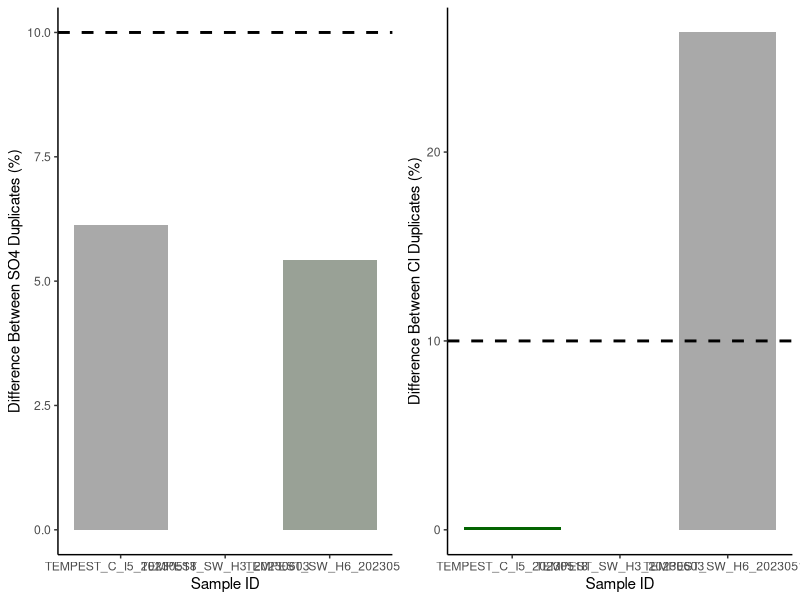
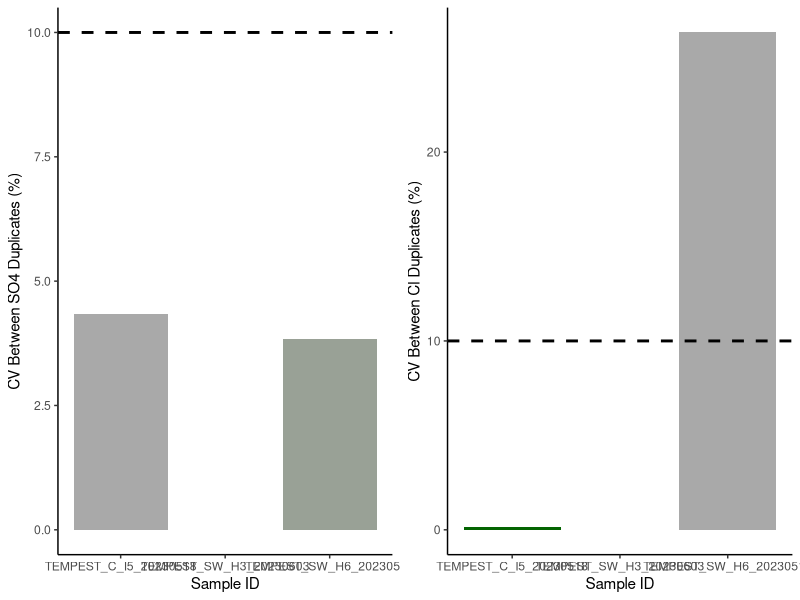
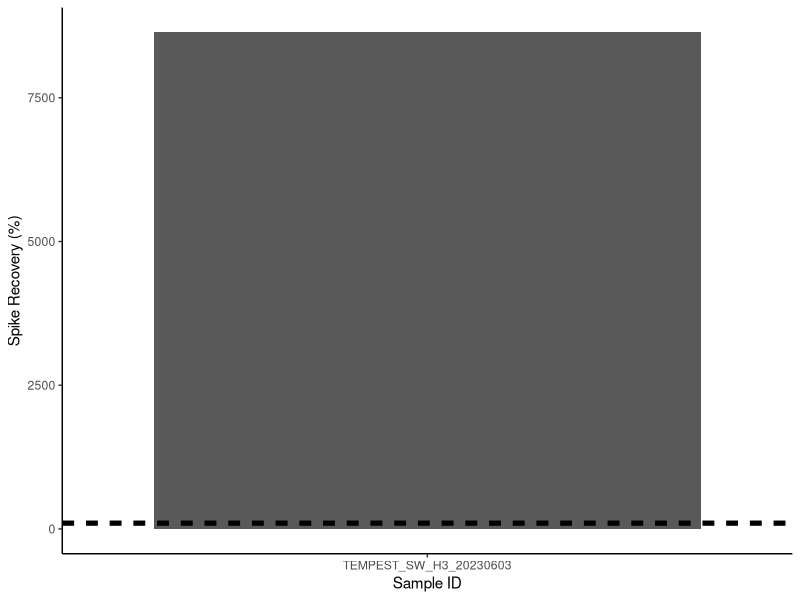
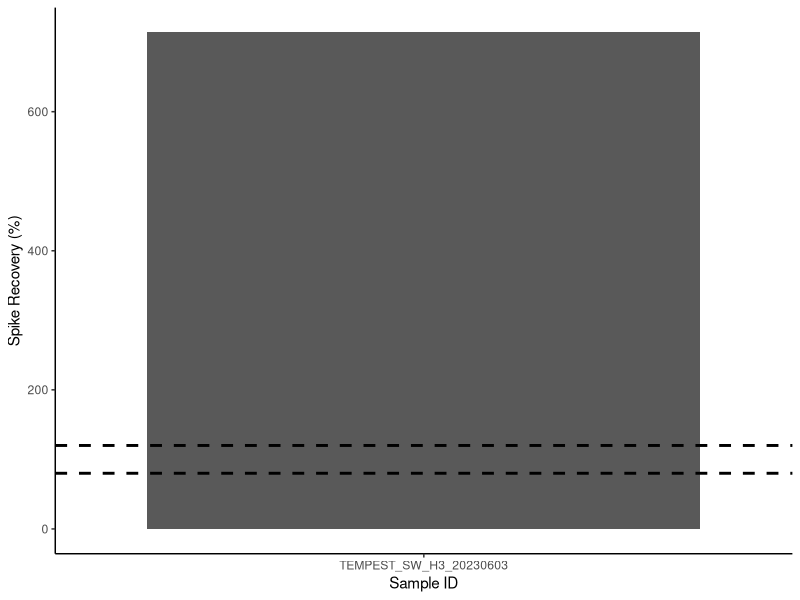

Generate these figures, in order, with R: (Note: this script raises an error after producing the figures.)
## ---- chunk 1
knitr::opts_chunk$set(echo = TRUE)

## Load data.table package
library(data.table)
library(ggplot2)
library(dplyr)
library(data.table)
library(matrixStats)
library(gridExtra)
library(ggpubr)
library(grid)
library(stringr)
## ---- chunk 2

# SULFATE DATA: 

## Read in raw data file from Dionex - copied and saved as a txt
Sdat <- read.table("Raw Data/COMPASS_TEMPEST_20230606_SO4a.txt",sep='\t' , header=T, skip=3)
head(Sdat)

## Only keep the columns that we need 
Sdat <- Sdat[ ,c(2,5,7)] # dont need this here 
head(Sdat)

## Name the columns correctly 
colnames(Sdat) <- c( "Sample_ID", "SO4_ppm", "SO4_Area")
Sdat$Sample_ID <- as.factor(Sdat$Sample_ID)
Sdat$SO4_ppm <- as.numeric(Sdat$SO4_ppm)
Sdat$SO4_Area <- as.numeric(Sdat$SO4_Area)
Sdat <- as.data.frame(Sdat)
head(Sdat)

#Chloride data 
## Read in raw data file from Dionex - copied and saved as a txt
Cldat <- read.table("Raw Data/COMPASS_TEMPEST_20230606_Cla.txt",sep='\t' , header=T, skip=3)
head(Cldat)

## Only keep the columns that we need 
Cldat <- Cldat[ ,c(2,5,7)]
head(Cldat)

## Name the columns correctly 
colnames(Cldat) <- c( "Sample_ID", "Cl_ppm", "Cl_Area")
Cldat$Sample_ID <- as.factor(Cldat$Sample_ID)
Cldat$Cl_ppm <- as.numeric(Cldat$Cl_ppm)
Cldat$Cl_Area <- as.numeric(Cldat$Cl_Area)
Cldat <- as.data.frame(Cldat)
head(Cldat) 


## Bring the data back together: 
all_dat <- merge(Sdat, Cldat, by="Sample_ID")
head(all_dat)

## Remove empty lines 
all_dat <- all_dat[!(is.na(all_dat$Sample_ID) | all_dat$Sample_ID==""), ]
head(all_dat)

all_dat <- droplevels(all_dat[!all_dat$Sample_ID == 'Lab Blank',])
head(all_dat)

all_dat[is.na(all_dat)] <- 0

## ---- chunk 3
stds <- all_dat[grepl("Standard", all_dat$Sample_ID),]
head(stds)

stds_chk_S <- stds %>%
	group_by(Sample_ID) %>%
	summarise(mean = mean(SO4_ppm), sd = sd(SO4_ppm))
stds_chk_S$cv <- (stds_chk_S$sd/stds_chk_S$mean)*100
stds_chk_S$flag <-  ifelse(stds_chk_S$cv <2, 'YES', 'NO, rerun')
head(stds_chk_S)

stds_chk_Cl <- stds %>%
	group_by(Sample_ID) %>%
	summarise(mean = mean(Cl_ppm), sd = sd(Cl_ppm))
stds_chk_Cl$cv <- (stds_chk_Cl$sd/stds_chk_Cl$mean)*100
stds_chk_Cl$flag <-  ifelse(stds_chk_Cl$cv <2, 'YES', 'NO, rerun')
head(stds_chk_Cl)

lmS <- lm(stds$SO4_Area ~ stds$SO4_ppm)
SO4_sum <- summary(lmS)
SO4_Slope <- SO4_sum$coefficients[2, 1] 
SO4_Int <- SO4_sum$coefficients[1, 1] 


lmCl <- lm(stds$Cl_Area ~ stds$Cl_ppm)
Cl_sum <- summary(lmCl)
Cl_Slope <- Cl_sum$coefficients[2, 1] 
Cl_Int <- Cl_sum$coefficients[1, 1] 

## ---- chunk 4
#remove standards from sample dataframe
sampledat <- all_dat[!grepl("Standard", all_dat$Sample_ID),]
head(sampledat)

# Constants needed for calculations: 
clmw <- 35.45     #molecular weight of Chloride: 35.45 
smw <- 32.06      #molecular weight of sulfur: 32.06


# Convert ppm to mmol/L
sampledat$SO4_mM <- (sampledat$SO4_ppm / smw)
sampledat$Cl_mM <- (sampledat$Cl_ppm / clmw)


# Calculate Salinity 
# calculated using the Knudsen equation 
# Salinity = 0.03 + 1.8050 * Chlorinity
# Ref: A Practical Handbook of Seawater Analysis by Strickland & Parsons (P. 11)
# =((1.807*Cl_ppm)+0.026)/1000
sampledat$salinity <- ((1.8070 * sampledat$Cl_ppm) + 0.026) / 1000


head(sampledat)
## ---- chunk 5
#Show me the data that we have from the calculations 
head(sampledat)

#pull out any rows that have "dup" in the SampleID column
dups <- sampledat %>%  
  filter(str_detect(Sample_ID, "_dup"))      #have to change this to match data
head(dups)

#remove these from sample dataframe in a new dataframe
sampledat2 <- sampledat %>%  
  filter(!str_detect(Sample_ID, "_dup")) %>%  
  filter(!str_detect(Sample_ID, "_spk")) 
head(sampledat2)

#remove the dup from these IDs so we will have duplicate sample names
dups$Sample_ID<-gsub("_dup","",as.character(dups$Sample_ID))
dups <- dups[ ,-c(2:5)]
colnames(dups) <- c('Sample_ID', 'SO4_mM_dup', "Cl_mM_dup", "salinity_dup")
head(dups)

#put it back together with the old data set and look for duplicates 
QAdups <- merge(sampledat2, dups)
head(QAdups)

QAdups$SO4_dups_chk <- ((abs(QAdups$SO4_mM-QAdups$SO4_mM_dup))/((QAdups$SO4_mM+QAdups$SO4_mM_dup)/2))*100
QAdups$SO4_dups_flag <-  ifelse(QAdups$SO4_dups_chk <10, 'YES', 'NO, rerun')

QAdups$Cl_dups_chk <- ((abs(QAdups$Cl_mM-QAdups$Cl_mM_dup))/((QAdups$Cl_mM+QAdups$Cl_mM_dup)/2))*100
QAdups$Cl_dups_flag <-  ifelse(QAdups$Cl_dups_chk <10, 'YES', 'NO, rerun')

head(QAdups)

#plot dups output as a bar graph to easily check - want any over 10% to be red need to work on this 
Sdupsbar <- ggplot(data = QAdups, aes(x = Sample_ID, y = SO4_dups_chk, fill=SO4_dups_chk)) +
       geom_bar(stat = 'identity') + 
        scale_fill_gradient2(low='darkgreen', mid='darkgreen', high='darkgrey', space='Lab') + 
        theme_classic() + labs(x= "Sample ID", y="Difference Between SO4 Duplicates (%)") + 
        theme(legend.position="none") +  geom_hline(yintercept=10, linetype="dashed", 
                color = "black", size=1)


Cldupsbar <- ggplot(data = QAdups, aes(x = Sample_ID, y = Cl_dups_chk, fill=Cl_dups_chk)) +
       geom_bar(stat = 'identity') + 
        scale_fill_gradient2(low='darkgreen', mid='darkgreen', high='darkgrey', space='Lab') + 
        theme_classic() + labs(x= "Sample ID", y="Difference Between Cl Duplicates (%)") + 
        theme(legend.position="none") +  geom_hline(yintercept=10, linetype="dashed", 
                color = "black", size=1)

ggarrange(Sdupsbar, Cldupsbar,ncol=2, nrow=1)

#check for percent of no, reruns to see if it  would warrant reruns 
Perc_dups <- QAdups %>% 
  group_by(SO4_dups_flag) %>%
  summarise(S_no_rows = length(SO4_dups_flag)) 
Perc_dups <- Perc_dups %>% 
    filter(!is.na(SO4_dups_flag))
Perc_dups1 <- QAdups %>% 
  group_by(Cl_dups_flag) %>%
  summarise(Cl_no_rows = length(Cl_dups_flag))
Perc_dups1 <- Perc_dups1 %>% 
    filter(!is.na(Cl_dups_flag))
colnames(Perc_dups) <- c("Flag", "S_no_rows")
colnames(Perc_dups1) <- c("Flag", "Cl_no_rows")
Perc_dups2 <- cbind(Perc_dups, Perc_dups1)

Perc_dups2$Total <- length(QAdups$SO4_dups_flag)
Perc_dups2$S_Percent <- (Perc_dups2$S_no_rows / Perc_dups2$Total)*100
Perc_dups2$Cl_Percent <- (Perc_dups2$Cl_no_rows / Perc_dups2$Total)*100
head(Perc_dups2)


## ---- chunk 6
#the cv 
# calculate the sd bewteen the two duplicates then divide by the mean and multiply by 100 

df2 <- as.data.frame(QAdups$SO4_mM)
df2$dups <- QAdups$SO4_mM_dup

df2$sds <- apply(df2,1,sd)

QAdups$SO4_dups_cv <- (df2$sds)/((QAdups$SO4_mM+QAdups$SO4_mM_dup)/2) * 100
QAdups$SO4_dups_cv_flag <-  ifelse(QAdups$SO4_dups_cv <11, 'YES', 'NO, rerun')

head(QAdups)

#plot dups output as a bar graph to easily check - want any over 10% to be red need to work on this 
Sdupsbar <- ggplot(data = QAdups, aes(x = Sample_ID, y = SO4_dups_cv, fill=SO4_dups_chk)) +
       geom_bar(stat = 'identity') + 
        scale_fill_gradient2(low='darkgreen', mid='darkgreen', high='darkgrey', space='Lab') + 
        theme_classic() + labs(x= "Sample ID", y="CV Between SO4 Duplicates (%)") + 
        theme(legend.position="none") +  geom_hline(yintercept=10, linetype="dashed", 
                color = "black", size=1)


Cldupsbar <- ggplot(data = QAdups, aes(x = Sample_ID, y = Cl_dups_chk, fill=Cl_dups_chk)) +
       geom_bar(stat = 'identity') + 
        scale_fill_gradient2(low='darkgreen', mid='darkgreen', high='darkgrey', space='Lab') + 
        theme_classic() + labs(x= "Sample ID", y="CV Between Cl Duplicates (%)") + 
        theme(legend.position="none") +  geom_hline(yintercept=10, linetype="dashed", 
                color = "black", size=1)

ggarrange(Sdupsbar, Cldupsbar,ncol=2, nrow=1)

#check for percent of no, reruns to see if it  would warrant reruns 
Perc_dups <- QAdups %>% 
  group_by(SO4_dups_flag) %>%
  summarise(S_no_rows = length(SO4_dups_flag)) 
Perc_dups <- Perc_dups %>% 
    filter(!is.na(SO4_dups_flag))
Perc_dups1 <- QAdups %>% 
  group_by(Cl_dups_flag) %>%
  summarise(Cl_no_rows = length(Cl_dups_flag))
Perc_dups1 <- Perc_dups1 %>% 
    filter(!is.na(Cl_dups_flag))
colnames(Perc_dups) <- c("Flag", "S_no_rows")
colnames(Perc_dups1) <- c("Flag", "Cl_no_rows")
Perc_dups2 <- cbind(Perc_dups, Perc_dups1)

Perc_dups2$Total <- length(QAdups$SO4_dups_flag)
Perc_dups2$S_Percent <- (Perc_dups2$S_no_rows / Perc_dups2$Total)*100
Perc_dups2$Cl_Percent <- (Perc_dups2$Cl_no_rows / Perc_dups2$Total)*100
head(Perc_dups2)


## ---- chunk 7
##Merge sample data with dilution data
Dilutions <- read.csv("Raw Data/TMP 2023 Sample Dilutions from Dionex.csv")
sampledat_dils <- merge(sampledat, Dilutions, by = "Sample_ID")
unique(sampledat_dils$Dilution)

#Show me the data that we have from the calculations 
head(sampledat_dils)

#pull out any rows that have "spk" in the SampleID column
spks <- sampledat_dils %>%  
  filter(str_detect(Sample_ID, "spk"))      #have to change this to match data
head(spks)

#remove the dup from these IDs so we will have duplicate sample names
spks$Sample_ID<-gsub("_spk","",as.character(spks$Sample_ID))
spks <- spks[ ,c(1,6)]
colnames(spks) <- c('Sample_ID', 'SO4_mM_spk')
head(spks)

#put it back together with the old data set and look for duplicates 
QAspks <- merge(sampledat_dils, spks)
head(QAspks)

#now we need to calculate the spike concentration and calculate the spike recovery
spkconc <- (250/smw)    # in mM
spkvol <- 10             # in uL
spkvol <- spkvol/1000000 
#spike for these samples was 10uL of the 250mM standard
QAspks$SO4_spk_Conc <- (spkconc)*spkvol         # mmoles of SO4 
head(QAspks)

#need to determine dilution factors and initial amount of sample added
#if your samples are all the same dilution just use the first line 
#for Steph / COMPASS this depends on the site so... 
# QAspks$Dilution <- 1
# QAspks$Dilution <-  ifelse(str_detect(QAspks$Sample_ID, "TEMPEST"), 50, QAspks$Dilution)
# QAspks$Dilution <-  ifelse(str_detect(QAspks$Sample_ID, "MSM_UP"), 50, QAspks$Dilution)
# QAspks$Dilution <-  ifelse(str_detect(QAspks$Sample_ID, "MSM_TR"), 50, QAspks$Dilution)
# QAspks$Dilution <-  ifelse(str_detect(QAspks$Sample_ID, "MSM_WC"), 100, QAspks$Dilution)
# QAspks$Dilution <-  ifelse(str_detect(QAspks$Sample_ID, "GCrew_UP"), 50, QAspks$Dilution)
# QAspks$Dilution <-  ifelse(str_detect(QAspks$Sample_ID, "GCrew_TR"), 50, QAspks$Dilution)
# QAspks$Dilution <-  ifelse(str_detect(QAspks$Sample_ID, "GCrew_WC"), 100, QAspks$Dilution)
# QAspks$Dilution <-  ifelse(str_detect(QAspks$Sample_ID, "GWI_UP"), 100, QAspks$Dilution)
# QAspks$Dilution <-  ifelse(str_detect(QAspks$Sample_ID, "GWI_TR"), 100, QAspks$Dilution)
# QAspks$Dilution <-  ifelse(str_detect(QAspks$Sample_ID, "GWI_WC"), 200, QAspks$Dilution)
#QAspks$Dilution <-  ifelse(str_detect(QAspks$Sample_ID, "SWH_UP"), 100, QAspks$Dilution)
#QAspks$Dilution <-  ifelse(str_detect(QAspks$Sample_ID, "SWH_TR"), 100, QAspks$Dilution)
#QAspks$Dilution <-  ifelse(str_detect(QAspks$Sample_ID, "SWH_WC"), 100, QAspks$Dilution)

#Set Sample volumes in uL 
unique(QAspks$Dilution)

QAspks$SampleVol <- 1
QAspks$SampleVol <-  ifelse(QAspks$Dilution == 50, 1483, QAspks$SampleVol)
QAspks$SampleVol <-  ifelse(QAspks$Dilution == 56.85, 1483, QAspks$SampleVol)
QAspks$SampleVol <-  ifelse(QAspks$Dilution == 51.16, 1483, QAspks$SampleVol)
QAspks$SampleVol <-  ifelse(QAspks$Dilution == 49.27, 1483, QAspks$SampleVol)
QAspks$SampleVol <-  ifelse(QAspks$Dilution == 56.51, 1483, QAspks$SampleVol)
QAspks$SampleVol <-  ifelse(QAspks$Dilution == 5.15, 1500, QAspks$SampleVol)

# QAspks$SampleVol <-  ifelse(str_detect(QAspks$Sample_ID, "TEMPEST"), 1483, QAspks$SampleVol)
# QAspks$SampleVol <-  ifelse(str_detect(QAspks$Sample_ID, "MSM_UP"), 1501, QAspks$SampleVol)
# QAspks$SampleVol <-  ifelse(str_detect(QAspks$Sample_ID, "MSM_TR"), 1501, QAspks$SampleVol)
# QAspks$SampleVol <-  ifelse(str_detect(QAspks$Sample_ID, "MSM_WC"), 1475, QAspks$SampleVol)
# QAspks$SampleVol <-  ifelse(str_detect(QAspks$Sample_ID, "GCrew_UP"), 1501, QAspks$SampleVol)
# QAspks$SampleVol <-  ifelse(str_detect(QAspks$Sample_ID, "GCrew_TR"), 1501, QAspks$SampleVol)
# QAspks$SampleVol <-  ifelse(str_detect(QAspks$Sample_ID, "GCrew_WC"), 1475, QAspks$SampleVol)
# QAspks$SampleVol <-  ifelse(str_detect(QAspks$Sample_ID, "GWI_UP"), 1475, QAspks$SampleVol)
# QAspks$SampleVol <-  ifelse(str_detect(QAspks$Sample_ID, "GWI_TR"), 1475, QAspks$SampleVol)
# QAspks$SampleVol <-  ifelse(str_detect(QAspks$Sample_ID, "GWI_WC"), 1462, QAspks$SampleVol)
#QAspks$SampleVol <-  ifelse(str_detect(QAspks$Sample_ID, "SWH_UP"), 100, QAspks$SampleVol)
#QAspks$SampleVol <-  ifelse(str_detect(QAspks$Sample_ID, "SWH_TR"), 100, QAspks$SampleVol)
#QAspks$SampleVol <-  ifelse(str_detect(QAspks$Sample_ID, "SWH_WC"), 100, QAspks$SampleVol)

#change sample volume to L 
QAspks$SampleVol <- QAspks$SampleVol/1000000
head(QAspks)

#gives us the total SO4 in the sample in mmoles
QAspks$SO4_Total_unspkd <- (QAspks$SO4_mM/QAspks$Dilution)*(QAspks$SampleVol) 

##total SO4 in spiked sample in mmoles
QAspks$SO4_Total_spkd <- (QAspks$SO4_mM_spk/QAspks$Dilution)*(QAspks$SampleVol+spkvol) 

QAspks$SO4_expctd_spkd <-  (QAspks$SO4_Total_unspkd + QAspks$SO4_spk_Conc)
QAspks$spk_recovery <-    (QAspks$SO4_Total_spkd/QAspks$SO4_expctd_spkd)*100
QAspks$SO4_spks_flag <-  ifelse(QAspks$spk_recovery <=120 & QAspks$spk_recovery >=80 , 'YES', 'NO, rerun')  #fix 

head(QAspks)

#plot spk recoveries output as a bar graph to easily check - want any over 10% to be red need to work on this 
spksbar <- ggplot(data = QAspks, aes(x = Sample_ID, y = spk_recovery)) +
        geom_bar(stat = 'identity') + 
        scale_fill_manual(values=c("lightblue4")) + 
        theme_classic() + labs(x= "Sample ID", y="Spike Recovery (%)") + 
        theme(legend.position="none") +  
        geom_hline(yintercept=80, linetype="dashed", color = "black", size=1) + 
        geom_hline(yintercept=120, linetype="dashed", color = "black", size=1)

spksbar



#check for percent of no, reruns to see if it  would warrant reruns 
Perc_spks <- QAspks %>% 
  group_by(SO4_spks_flag) %>%
  summarise(no_rows = length(SO4_spks_flag)) 
Perc_spks$Total <- length(QAspks$SO4_spks_flag)
Perc_spks$Percent <- (Perc_spks$no_rows / Perc_spks$Total)*100
head(Perc_spks)

## ---- chunk 8
##Merge sample data with dilution data
Dilutions <- read.csv("Raw Data/TMP 2023 Sample Dilutions from Dionex.csv")
sampledat_dils <- merge(sampledat, Dilutions, by = "Sample_ID")
unique(sampledat_dils$Dilution)

#Show me the data that we have from the calculations 
head(sampledat_dils)

#now use area of all samples and calculate undilution corrected concentrations in ug/mL
sampledat_dils$SO4_ugmL <- ((sampledat_dils$SO4_Area)-SO4_Int)/SO4_Slope
sampledat_dils$Cl_ugmL <- (sampledat_dils$Cl_Area-Cl_Int)/Cl_Slope
head(sampledat_dils)

#pull out any rows that have "spk" in the SampleID column
spks <- sampledat_dils %>%  
  filter(str_detect(Sample_ID, "spk"))      #have to change this to match data
head(spks)

## Only keep the columns that we need 
spks <- spks[ ,c(1,9,10)]
head(spks)

#remove the spk from these IDs so we will have duplicate sample names
spks$Sample_ID<-gsub("_spk","",as.character(spks$Sample_ID))
colnames(spks) <- c('Sample_ID', 'Dilution', 'SO4_ugmL_spk')
head(spks)

#put it back together with the old data set and look for duplicates 
QAspks <- merge(sampledat_dils, spks)
head(QAspks)

#now we need to calculate the spike concentration and calculate the spike recovery
spkconc <- (250)    # in ug
spkvol <- 10             # in uL
spkvol <- spkvol/1000 
#spike for these samples was 10uL of the 250mM standard
QAspks$SO4_spk_Conc <- (spkconc)*spkvol         # mmoles of SO4 
head(QAspks)

#need to determine dilution factors and initial amount of sample added
#if your samples are all the same dilution just use the first line 
#for Steph / COMPASS this depends on the site so... 
#QAspks$Dilution <- 1
#QAspks$Dilution <-  ifelse(str_detect(QAspks$Sample_ID, "MSM_UP"), 50, QAspks$Dilution)
#$Dilution <-  ifelse(str_detect(QAspks$Sample_ID, "MSM_TR"), 50, QAspks$Dilution)
#QAspks$Dilution <-  ifelse(str_detect(QAspks$Sample_ID, "MSM_WC"), 100, QAspks$Dilution)
#$Dilution <-  ifelse(str_detect(QAspks$Sample_ID, "GCrew_UP"), 50, QAspks$Dilution)
#QAspks$Dilution <-  ifelse(str_detect(QAspks$Sample_ID, "GCrew_TR"), 50, QAspks$Dilution)
#QAspks$Dilution <-  ifelse(str_detect(QAspks$Sample_ID, "GCrew_WC"), 100, QAspks$Dilution)
#QAspks$Dilution <-  ifelse(str_detect(QAspks$Sample_ID, "GWI_UP"), 100, QAspks$Dilution)
#$Dilution <-  ifelse(str_detect(QAspks$Sample_ID, "GWI_TR"), 100, QAspks$Dilution)
#QAspks$Dilution <-  ifelse(str_detect(QAspks$Sample_ID, "GWI_WC"), 200, QAspks$Dilution)
#QAspks$Dilution <-  ifelse(str_detect(QAspks$Sample_ID, "SWH_UP"), 100, QAspks$Dilution)
#QAspks$Dilution <-  ifelse(str_detect(QAspks$Sample_ID, "SWH_TR"), 100, QAspks$Dilution)
#QAspks$Dilution <-  ifelse(str_detect(QAspks$Sample_ID, "SWH_WC"), 100, QAspks$Dilution)

#Set Sample volumes in uL 
QAspks$SampleVol <- 1
QAspks$SampleVol <-  ifelse(QAspks$Dilution == 50, 1483, QAspks$SampleVol)
QAspks$SampleVol <-  ifelse(QAspks$Dilution == 1.1, 1500, QAspks$SampleVol)
QAspks$SampleVol <-  ifelse(QAspks$Dilution == 5.15, 1500, QAspks$SampleVol)
QAspks$SampleVol <-  ifelse(QAspks$Dilution == 4.53, 1500, QAspks$SampleVol)
QAspks$SampleVol <-  ifelse(QAspks$Dilution == 56.51, 1483, QAspks$SampleVol)

# QAspks$SampleVol <-  ifelse(str_detect(QAspks$Sample_ID, "TEMPEST"), 1501, QAspks$SampleVol)
# QAspks$SampleVol <-  ifelse(str_detect(QAspks$Sample_ID, "MSM_UP"), 1501, QAspks$SampleVol)
# QAspks$SampleVol <-  ifelse(str_detect(QAspks$Sample_ID, "MSM_TR"), 1501, QAspks$SampleVol)
# QAspks$SampleVol <-  ifelse(str_detect(QAspks$Sample_ID, "MSM_WC"), 1475, QAspks$SampleVol)
# QAspks$SampleVol <-  ifelse(str_detect(QAspks$Sample_ID, "MSM_PPR_UP"), 1501, QAspks$SampleVol)
# QAspks$SampleVol <-  ifelse(str_detect(QAspks$Sample_ID, "MSM_PPR_TR"), 1501, QAspks$SampleVol)
# QAspks$SampleVol <-  ifelse(str_detect(QAspks$Sample_ID, "MSM_PPR_WC"), 1475, QAspks$SampleVol)
# QAspks$SampleVol <-  ifelse(str_detect(QAspks$Sample_ID, "GCrew_UP"), 1501, QAspks$SampleVol)
# QAspks$SampleVol <-  ifelse(str_detect(QAspks$Sample_ID, "GCrew_TR"), 1501, QAspks$SampleVol)
# QAspks$SampleVol <-  ifelse(str_detect(QAspks$Sample_ID, "GCrew_WC"), 1475, QAspks$SampleVol)
# QAspks$SampleVol <-  ifelse(str_detect(QAspks$Sample_ID, "GWI_UP"), 1475, QAspks$SampleVol)
# QAspks$SampleVol <-  ifelse(str_detect(QAspks$Sample_ID, "GWI_TR"), 1475, QAspks$SampleVol)
# QAspks$SampleVol <-  ifelse(str_detect(QAspks$Sample_ID, "GWI_WC"), 1462, QAspks$SampleVol)
# QAspks$SampleVol <-  ifelse(str_detect(QAspks$Sample_ID, "SWH_UP"), 100, QAspks$SampleVol)
# QAspks$SampleVol <-  ifelse(str_detect(QAspks$Sample_ID, "SWH_TR"), 100, QAspks$SampleVol)
# QAspks$SampleVol <-  ifelse(str_detect(QAspks$Sample_ID, "SWH_WC"), 100, QAspks$SampleVol)

#change sample volume to L 
QAspks$SampleVol <- QAspks$SampleVol/1000
head(QAspks)

#gives us the total SO4 in the sample in mmoles
QAspks$SO4_Total_unspkd <- QAspks$SO4_ugmL*QAspks$SampleVol

##total SO4 in spiked sample in mmoles
QAspks$SO4_Total_spkd <- (QAspks$SO4_ugmL_spk)*(QAspks$SampleVol+spkvol) 

QAspks$SO4_expctd_spkd <-  (QAspks$SO4_Total_unspkd + QAspks$SO4_spk_Conc)
QAspks$spk_recovery <-    (QAspks$SO4_Total_spkd/QAspks$SO4_expctd_spkd)*100
QAspks$SO4_spks_flag <-  ifelse(QAspks$spk_recovery <=120 & QAspks$spk_recovery >=80 , 'YES', 'NO, rerun')  #fix 

head(QAspks)

#plot spk recoveries output as a bar graph to easily check - want any over 10% to be red need to work on this 
spksbar <- ggplot(data = QAspks, aes(x = Sample_ID, y = spk_recovery)) +
        geom_bar(stat = 'identity') + 
        scale_fill_manual(values=c("lightblue4")) + 
        theme_classic() + labs(x= "Sample ID", y="Spike Recovery (%)") + 
        theme(legend.position="none") +  
        geom_hline(yintercept=80, linetype="dashed", color = "black", size=1) + 
        geom_hline(yintercept=120, linetype="dashed", color = "black", size=1)

spksbar



#check for percent of no, reruns to see if it  would warrant reruns 
Perc_spks <- QAspks %>% 
  group_by(SO4_spks_flag) %>%
  summarise(no_rows = length(SO4_spks_flag)) 
Perc_spks$Total <- length(QAspks$SO4_spks_flag)
Perc_spks$Percent <- (Perc_spks$no_rows / Perc_spks$Total)*100
head(Perc_spks)

## ---- chunk 9
#for steph <- pull out identifiers of the sample names 
#pull the sample ID and separate it by the underscores 
IDs <- data.frame(do.call('rbind', strsplit(as.character(sampledat2$Sample_ID),'_',fixed=TRUE)))
colnames(IDs) <- c("Project" , "Plot","Grid", "Date")
head(IDs)

#rejoin them to the dataframe
alldat <- cbind(IDs, sampledat2)
head(alldat)

## ---- chunk 10


write.csv(alldat, file="Processed Data/COMPASS_TEMPEST_Dionex_ClSo4_Final_20230606.csv")           #Change file name


